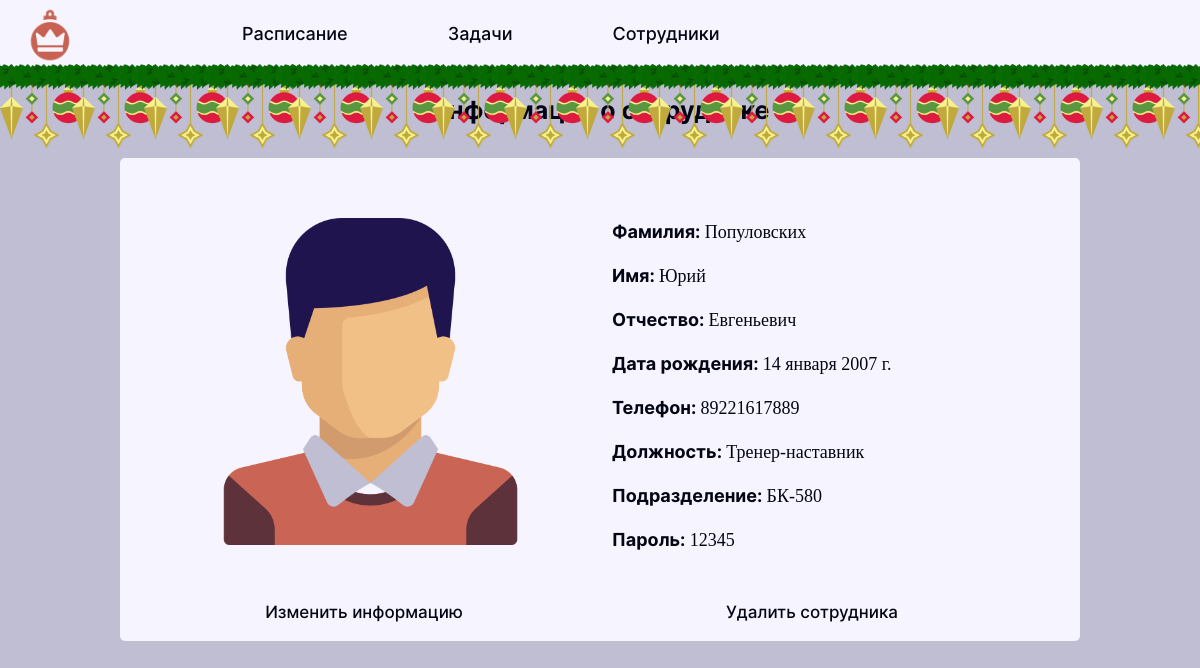
/aup/employers/31 (signed in), run on the app's committed database.
### aup/models.py (models this page shows, shortened)
class Employers(models.Model):
    surname = models.CharField('Фамилия', max_length=100)
    name = models.CharField('Имя', max_length=100)
    lastname = models.CharField('Отчество', max_length=100, null=True, default='-')
    username = models.CharField('Логин', max_length=100, default='-')
    gender_id = models.ForeignKey('Genders', on_delete=models.CASCADE, null=True, default=None)
    phone = models.CharField('Phone', max_length=100, null=True, default=None)
    password = models.CharField('Пароль', max_length=100)
    photo = models.ImageField(blank=True, upload_to='images', default=None, null=True)
    post_id = models.ForeignKey('Posts', on_delete=models.CASCADE)
    division_id = models.ForeignKey('Divisions', on_delete=models.CASCADE)
    birthday = models.DateField('Дата рождения', default='2000-01-01')
    class Meta:
        verbose_name = 'Сотрудник'
        verbose_name_plural = 'Сотрудники'

class Posts(models.Model):
    post_name = models.CharField('Наименование должности', max_length=50)
    post_code = models.CharField('Код должности', max_length=20, default=None)
    def __str__(self):
        return self.post_name
    class Meta:
        verbose_name = 'Должность'
        verbose_name_plural = 'Должности'

class Divisions(models.Model):
    division_name = models.CharField('Наименование подразделения', max_length=100)
    region = models.CharField('Регион', max_length=100)
    city = models.CharField('Город', max_length=100)
    address = models.CharField('Адрес', max_length=100)
    start_work = models.TimeField('Время начала работы')
    end_work = models.TimeField('Время конца работы')
    is_stop = models.BooleanField('Стоп пожелайки', default=False)
    def __str__(self):
        return self.division_name
    class Meta:
        verbose_name = 'Подразделение'
        verbose_name_plural = 'Подразделения'

### aup/views.py (the view)
# urls.py: path('employers/<int:pk>', views.Employer_Detail_View.as_view(), name='aup_employer_info'),
class Employer_Detail_View(DetailView):
    model = Employers
    template_name = 'aup/employer_info.html'
    context_object_name = 'employer'

### aup/templates/aup/employer_info.html (shortened to what this page needs)
{% extends 'aup/layout_2.html' %}
{% load static %}
{% block content %}
    <div class="content text-center profile_content">
        <h1 class="title">Информация о сотруднике</h1>
        <div class="container text-center row profile">
            <div class="container col" style="position: relative;">
                {% if employer.photo %}
                <img src="{% static 'sign_in/img/stars.png' %}" class="photo" style="position: absolute; width: 30%; z-index: 2;">
                <img src="{% static 'sign_in/img/stars.png' %}" class="photo" style="position: absolute; width: 30%; z-index: 2; left: 55%;">
                <img src="{{employer.photo.url}}" class="photo">
                {% else %}
                {% if employer.gender_id.gender_name == 'Мужской' %}
                <img src="{% static 'hbr/img/user.png' %}" class="photo">
                {% else %}
                <img src="{% static 'hbr/img/user (1).png' %}" class="photo">
                {% endif %}
                {% endif %}
            </div>
            <div class="container col profile_info">
                <p class="text"><span style="font-family: 'Inter Bold';">Фамилия: </span>{{ employer.surname }}</p>
                <p class="text"><span style="font-family: 'Inter Bold';">Имя: </span>{{ employer.name }}</p>
                <p class="text"><span style="font-family: 'Inter Bold';">Отчество: </span>{{ employer.lastname }}</p>
                <p class="text"><span style="font-family: 'Inter Bold';">Дата рождения: </span>{{ employer.birthday }}</p>
                <p class="text"><span style="font-family: 'Inter Bold';">Телефон: </span>{% if employer.phone != None %}{{ employer.phone }}{% else %}-{% endif %}</p>
                <p class="text"><span style="font-family: 'Inter Bold';">Должность: </span>{{ employer.post_id }}</p>
                <p class="text"><span style="font-family: 'Inter Bold';">Подразделение: </span>{{ employer.division_id }}</p>
                <p class="text"><span style="font-family: 'Inter Bold';">Пароль: </span>{{ employer.password }}</p>
            </div>
            <div class="row container">
                <div class="col">
                    <a href="{% url 'aup_edit_employer' employer.id %}" class="sign_out aup">Изменить информацию</a>
                </div>
                <div class="col">
                    <a href="{% url 'aup_delete_employer' employer.id %}" class="sign_out aup" onclick="return confirmAction('Вы уверены, что хотите удалить сотрудника?')">Удалить сотрудника</a>
                </div>
            </div>
        </div>
    </div>
{% endblock%}

### sign_in/static/sign_in/css/main.css (style rules this page uses)
body { font-family: 'Inter Bold'; }
body { background: var(--grey); }
div.content { margin: 75px 0px 100px 0px; display: flex; flex-direction: column; align-items: center; }
div.profile { background: var(--white); margin: 20px 10px; width: 80%; border-radius: 5px; padding: 60px 20px 15px 20px; }
div.profile_info { display: flex; flex-direction: column; align-items: flex-start; justify-content: center; }
p.text, div.text, label.text, input.text, select.text { font-family: 'Inter-Medium'; font-size: 18px; color: var(--dark_blue); }
img.photo { width: 75%; border-radius: 5px; }
a.sign_out { text-decoration: none; color: var(--dark_blue); font-family: 'Inter Medium'; display: flex; justify-content: flex-end; margin-top: 30px; transition: 0.25s; font-size: 17px; }
h1.title { padding: 20px 0px 5px 0px; color: var(--dark_blue); font-size: 25px; }
a.sign_out.aup { justify-content: center; }
:root { --grey: #C0BED3; --orange:#CA6455; --dark_orange:#5D323B; --blue: #1F144E; --dark_blue: #030514; --white: #F6F5FF; }

### data on the page
Employers: surname "Популовских", name "Юрий", lastname "Евгеньевич", birthday "14 января 2007 г.", phone "89221617889", post_id "Тренер-наставник", division_id "БК-580", password "12345"
